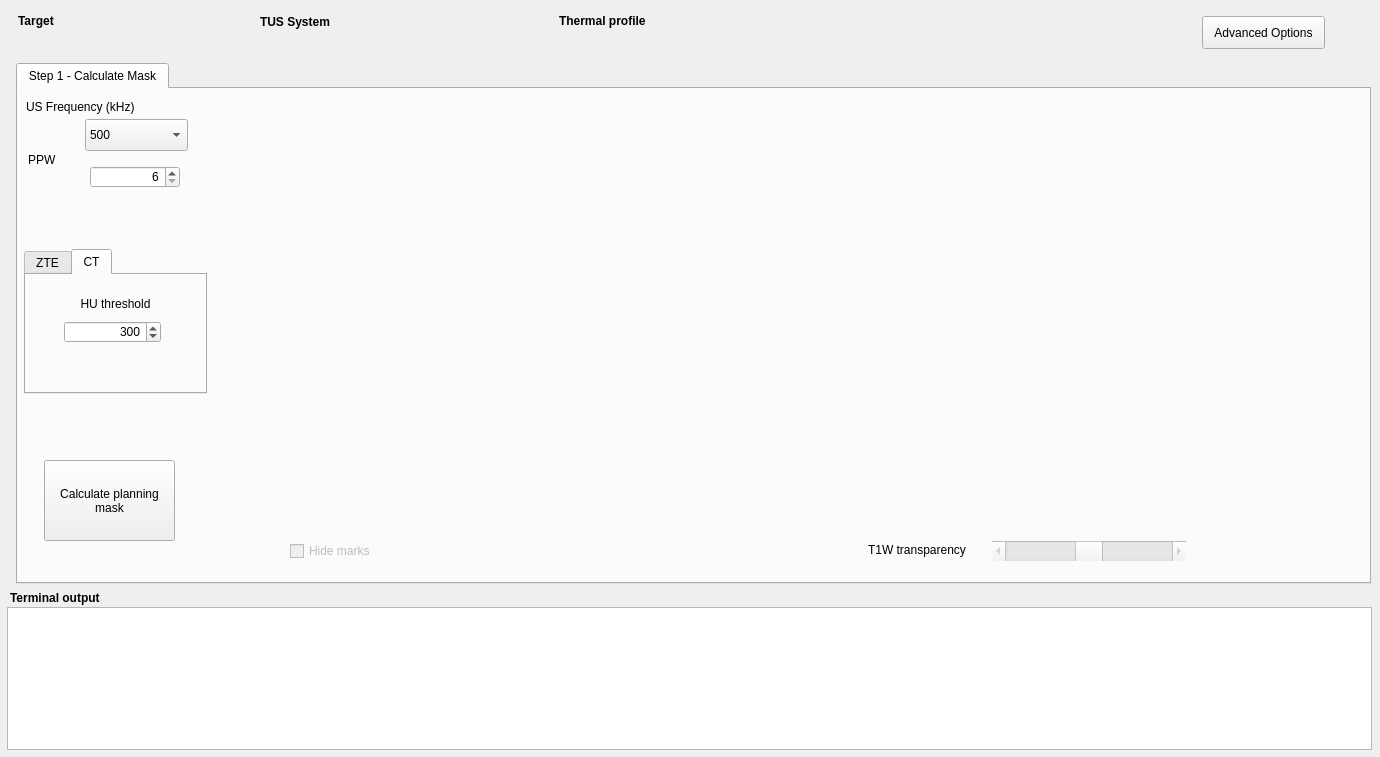
<?xml version="1.0" encoding="UTF-8"?>
<ui version="4.0">
 <class>Widget</class>
 <widget class="QWidget" name="Widget">
  <property name="geometry">
   <rect>
    <x>0</x>
    <y>0</y>
    <width>1380</width>
    <height>757</height>
   </rect>
  </property>
  <property name="windowTitle">
   <string>Widget</string>
  </property>
  <property name="layoutDirection">
   <enum>Qt::LayoutDirection::LeftToRight</enum>
  </property>
  <widget class="QLabel" name="label_2">
   <property name="geometry">
    <rect>
     <x>18</x>
     <y>11</y>
     <width>67</width>
     <height>20</height>
    </rect>
   </property>
   <property name="font">
    <font>
     <bold>true</bold>
    </font>
   </property>
   <property name="text">
    <string>Target</string>
   </property>
  </widget>
  <widget class="QLabel" name="IDLabel">
   <property name="geometry">
    <rect>
     <x>96</x>
     <y>11</y>
     <width>111</width>
     <height>21</height>
    </rect>
   </property>
   <property name="font">
    <font>
     <pointsize>13</pointsize>
     <bold>true</bold>
    </font>
   </property>
   <property name="styleSheet">
    <string notr="true">color:rgb(22, 110, 255)</string>
   </property>
   <property name="text">
    <string/>
   </property>
  </widget>
  <widget class="QTabWidget" name="tabWidget">
   <property name="geometry">
    <rect>
     <x>16</x>
     <y>63</y>
     <width>1355</width>
     <height>521</height>
    </rect>
   </property>
   <property name="currentIndex">
    <number>0</number>
   </property>
   <widget class="QWidget" name="tab">
    <attribute name="title">
     <string>Step 1 - Calculate Mask</string>
    </attribute>
    <widget class="QComboBox" name="USMaskkHzDropDown">
     <property name="geometry">
      <rect>
       <x>67</x>
       <y>30</y>
       <width>103</width>
       <height>32</height>
      </rect>
     </property>
     <property name="layoutDirection">
      <enum>Qt::LayoutDirection::LeftToRight</enum>
     </property>
     <item>
      <property name="text">
       <string>500</string>
      </property>
     </item>
    </widget>
    <widget class="QLabel" name="label_11">
     <property name="geometry">
      <rect>
       <x>8</x>
       <y>8</y>
       <width>120</width>
       <height>20</height>
      </rect>
     </property>
     <property name="text">
      <string>US Frequency (kHz)</string>
     </property>
    </widget>
    <widget class="QLabel" name="label_16">
     <property name="geometry">
      <rect>
       <x>10</x>
       <y>63</y>
       <width>57</width>
       <height>16</height>
      </rect>
     </property>
     <property name="text">
      <string>PPW</string>
     </property>
    </widget>
    <widget class="QDoubleSpinBox" name="USPPWSpinBox">
     <property name="geometry">
      <rect>
       <x>72</x>
       <y>77</y>
       <width>90</width>
       <height>22</height>
      </rect>
     </property>
     <property name="alignment">
      <set>Qt::AlignmentFlag::AlignRight|Qt::AlignmentFlag::AlignTrailing|Qt::AlignmentFlag::AlignVCenter</set>
     </property>
     <property name="decimals">
      <number>0</number>
     </property>
     <property name="minimum">
      <double>6.000000000000000</double>
     </property>
     <property name="maximum">
      <double>12.000000000000000</double>
     </property>
     <property name="singleStep">
      <double>1.000000000000000</double>
     </property>
     <property name="value">
      <double>6.000000000000000</double>
     </property>
    </widget>
    <widget class="QWidget" name="USMask" native="true">
     <property name="geometry">
      <rect>
       <x>201</x>
       <y>40</y>
       <width>1136</width>
       <height>400</height>
      </rect>
     </property>
    </widget>
    <widget class="QPushButton" name="CalculatePlanningMask">
     <property name="geometry">
      <rect>
       <x>26</x>
       <y>371</y>
       <width>131</width>
       <height>81</height>
      </rect>
     </property>
     <property name="autoFillBackground">
      <bool>false</bool>
     </property>
     <property name="styleSheet">
      <string notr="true"/>
     </property>
     <property name="text">
      <string>Calculate planning
mask</string>
     </property>
    </widget>
    <widget class="QTabWidget" name="CTZTETabs">
     <property name="geometry">
      <rect>
       <x>6</x>
       <y>160</y>
       <width>183</width>
       <height>145</height>
      </rect>
     </property>
     <property name="currentIndex">
      <number>1</number>
     </property>
     <widget class="QWidget" name="ZTEtab">
      <property name="enabled">
       <bool>true</bool>
      </property>
      <attribute name="title">
       <string>ZTE</string>
      </attribute>
      <widget class="QWidget" name="verticalLayoutWidget">
       <property name="geometry">
        <rect>
         <x>12</x>
         <y>59</y>
         <width>164</width>
         <height>40</height>
        </rect>
       </property>
       <layout class="QVBoxLayout" name="LayRange"/>
      </widget>
      <widget class="QLabel" name="RangeLabel">
       <property name="geometry">
        <rect>
         <x>26</x>
         <y>25</y>
         <width>137</width>
         <height>16</height>
        </rect>
       </property>
       <property name="text">
        <string>Normalized ZTE Range</string>
       </property>
      </widget>
     </widget>
     <widget class="QWidget" name="tab_3">
      <attribute name="title">
       <string>CT</string>
      </attribute>
      <widget class="QDoubleSpinBox" name="HUThresholdSpinBox">
       <property name="geometry">
        <rect>
         <x>38</x>
         <y>46</y>
         <width>97</width>
         <height>22</height>
        </rect>
       </property>
       <property name="alignment">
        <set>Qt::AlignmentFlag::AlignRight|Qt::AlignmentFlag::AlignTrailing|Qt::AlignmentFlag::AlignVCenter</set>
       </property>
       <property name="decimals">
        <number>0</number>
       </property>
       <property name="maximum">
        <double>5000.000000000000000</double>
       </property>
       <property name="singleStep">
        <double>10.000000000000000</double>
       </property>
       <property name="value">
        <double>300.000000000000000</double>
       </property>
      </widget>
      <widget class="QLabel" name="HULabel">
       <property name="geometry">
        <rect>
         <x>37</x>
         <y>19</y>
         <width>105</width>
         <height>20</height>
        </rect>
       </property>
       <property name="text">
        <string>HU threshold</string>
       </property>
       <property name="alignment">
        <set>Qt::AlignmentFlag::AlignCenter</set>
       </property>
      </widget>
     </widget>
    </widget>
    <widget class="QScrollBar" name="TransparencyScrollBar">
     <property name="enabled">
      <bool>false</bool>
     </property>
     <property name="geometry">
      <rect>
       <x>974</x>
       <y>452</y>
       <width>194</width>
       <height>20</height>
      </rect>
     </property>
     <property name="maximum">
      <number>100</number>
     </property>
     <property name="value">
      <number>50</number>
     </property>
     <property name="orientation">
      <enum>Qt::Orientation::Horizontal</enum>
     </property>
    </widget>
    <widget class="QLabel" name="label_6">
     <property name="geometry">
      <rect>
       <x>850</x>
       <y>451</y>
       <width>115</width>
       <height>20</height>
      </rect>
     </property>
     <property name="text">
      <string>T1W transparency</string>
     </property>
    </widget>
    <widget class="QCheckBox" name="HideMarkscheckBox">
     <property name="enabled">
      <bool>false</bool>
     </property>
     <property name="geometry">
      <rect>
       <x>272</x>
       <y>448</y>
       <width>100</width>
       <height>28</height>
      </rect>
     </property>
     <property name="text">
      <string>Hide marks</string>
     </property>
    </widget>
   </widget>
  </widget>
  <widget class="QTextBrowser" name="outputTerminal">
   <property name="geometry">
    <rect>
     <x>7</x>
     <y>607</y>
     <width>1365</width>
     <height>143</height>
    </rect>
   </property>
   <property name="readOnly">
    <bool>true</bool>
   </property>
  </widget>
  <widget class="QLabel" name="label_18">
   <property name="geometry">
    <rect>
     <x>10</x>
     <y>590</y>
     <width>114</width>
     <height>16</height>
    </rect>
   </property>
   <property name="font">
    <font>
     <bold>true</bold>
    </font>
   </property>
   <property name="text">
    <string>Terminal output</string>
   </property>
  </widget>
  <widget class="QLabel" name="label_3">
   <property name="geometry">
    <rect>
     <x>260</x>
     <y>12</y>
     <width>100</width>
     <height>20</height>
    </rect>
   </property>
   <property name="font">
    <font>
     <bold>true</bold>
    </font>
   </property>
   <property name="text">
    <string>TUS System</string>
   </property>
  </widget>
  <widget class="QLabel" name="TXLabel">
   <property name="geometry">
    <rect>
     <x>360</x>
     <y>11</y>
     <width>111</width>
     <height>21</height>
    </rect>
   </property>
   <property name="font">
    <font>
     <pointsize>13</pointsize>
     <bold>true</bold>
    </font>
   </property>
   <property name="styleSheet">
    <string notr="true">color:rgb(22, 110, 255)</string>
   </property>
   <property name="text">
    <string/>
   </property>
  </widget>
  <widget class="QLabel" name="label_4">
   <property name="geometry">
    <rect>
     <x>559</x>
     <y>11</y>
     <width>100</width>
     <height>20</height>
    </rect>
   </property>
   <property name="font">
    <font>
     <bold>true</bold>
    </font>
   </property>
   <property name="text">
    <string>Thermal profile</string>
   </property>
  </widget>
  <widget class="QLabel" name="ThermalProfileLabel">
   <property name="geometry">
    <rect>
     <x>670</x>
     <y>10</y>
     <width>206</width>
     <height>21</height>
    </rect>
   </property>
   <property name="font">
    <font>
     <pointsize>13</pointsize>
     <bold>true</bold>
    </font>
   </property>
   <property name="styleSheet">
    <string notr="true">color:rgb(22, 110, 255)</string>
   </property>
   <property name="text">
    <string/>
   </property>
  </widget>
  <widget class="QPushButton" name="AdvancedOptions">
   <property name="geometry">
    <rect>
     <x>1202</x>
     <y>16</y>
     <width>123</width>
     <height>33</height>
    </rect>
   </property>
   <property name="autoFillBackground">
    <bool>false</bool>
   </property>
   <property name="styleSheet">
    <string notr="true"/>
   </property>
   <property name="text">
    <string>Advanced Options</string>
   </property>
  </widget>
 </widget>
 <tabstops>
  <tabstop>USMaskkHzDropDown</tabstop>
  <tabstop>USPPWSpinBox</tabstop>
  <tabstop>CTZTETabs</tabstop>
  <tabstop>CalculatePlanningMask</tabstop>
  <tabstop>HideMarkscheckBox</tabstop>
  <tabstop>outputTerminal</tabstop>
  <tabstop>HUThresholdSpinBox</tabstop>
  <tabstop>tabWidget</tabstop>
 </tabstops>
 <resources/>
 <connections/>
</ui>
